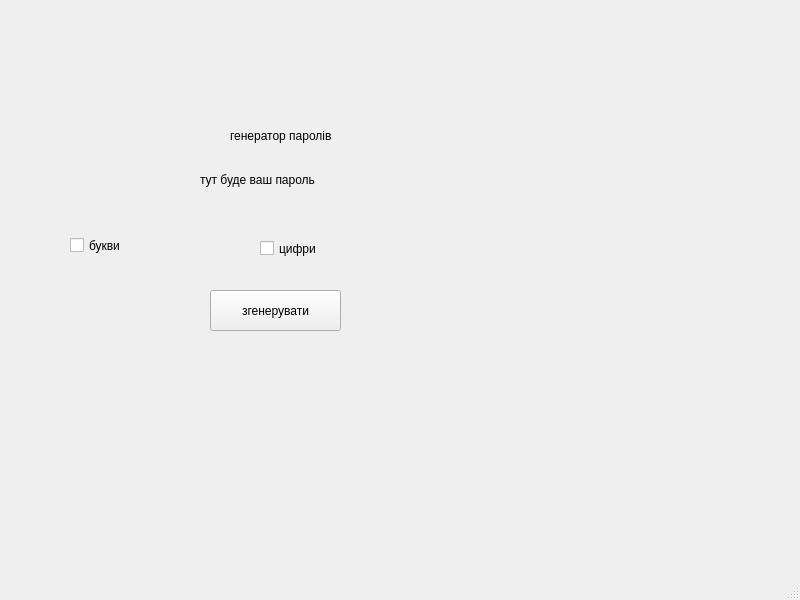
<?xml version="1.0" encoding="UTF-8"?>
<ui version="4.0">
 <class>MainWindow</class>
 <widget class="QMainWindow" name="MainWindow">
  <property name="geometry">
   <rect>
    <x>0</x>
    <y>0</y>
    <width>800</width>
    <height>600</height>
   </rect>
  </property>
  <property name="windowTitle">
   <string>MainWindow</string>
  </property>
  <property name="styleSheet">
   <string notr="true">background: &quot;purple&quot;;</string>
  </property>
  <widget class="QWidget" name="centralwidget">
   <widget class="QLabel" name="xentral">
    <property name="geometry">
     <rect>
      <x>230</x>
      <y>120</y>
      <width>101</width>
      <height>31</height>
     </rect>
    </property>
    <property name="styleSheet">
     <string notr="true">color: &quot;white&quot;;</string>
    </property>
    <property name="text">
     <string>генератор паролів</string>
    </property>
   </widget>
   <widget class="QLabel" name="label_2">
    <property name="geometry">
     <rect>
      <x>200</x>
      <y>160</y>
      <width>151</width>
      <height>41</height>
     </rect>
    </property>
    <property name="styleSheet">
     <string notr="true">color: &quot;white&quot;;</string>
    </property>
    <property name="text">
     <string>тут буде ваш пароль</string>
    </property>
    <property name="textInteractionFlags">
     <set>Qt::LinksAccessibleByMouse|Qt::TextSelectableByKeyboard|Qt::TextSelectableByMouse</set>
    </property>
   </widget>
   <widget class="QPushButton" name="button">
    <property name="geometry">
     <rect>
      <x>210</x>
      <y>290</y>
      <width>131</width>
      <height>41</height>
     </rect>
    </property>
    <property name="styleSheet">
     <string notr="true">
font: 8pt &quot;Showcard Gothic&quot;;
color: &quot;red&quot;;
background: &quot;black&quot;;
back -radius: 10px;</string>
    </property>
    <property name="text">
     <string>згенерувати</string>
    </property>
   </widget>
   <widget class="QCheckBox" name="checkBox">
    <property name="geometry">
     <rect>
      <x>70</x>
      <y>230</y>
      <width>111</width>
      <height>31</height>
     </rect>
    </property>
    <property name="text">
     <string>букви</string>
    </property>
   </widget>
   <widget class="QCheckBox" name="checkBox_2">
    <property name="geometry">
     <rect>
      <x>260</x>
      <y>240</y>
      <width>70</width>
      <height>17</height>
     </rect>
    </property>
    <property name="text">
     <string>цифри</string>
    </property>
   </widget>
  </widget>
  <widget class="QMenuBar" name="menubar">
   <property name="geometry">
    <rect>
     <x>0</x>
     <y>0</y>
     <width>800</width>
     <height>21</height>
    </rect>
   </property>
  </widget>
  <widget class="QStatusBar" name="statusbar"/>
 </widget>
 <resources/>
 <connections/>
</ui>
